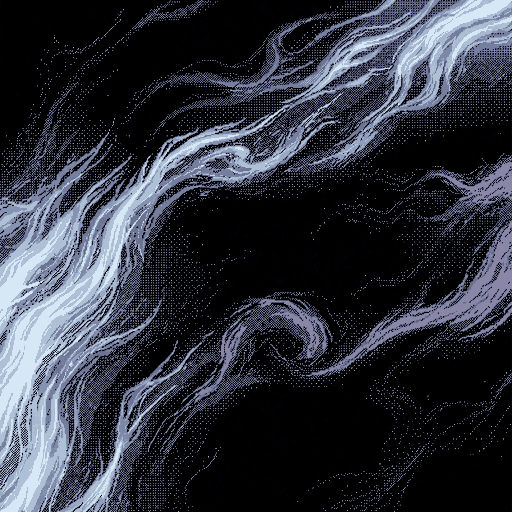
#> input picture Pause/Assets/Art/Worlds/Storm/backdrop_r3~/flow/raw/a_0.png, 512 x 512 px
$ python build_flow.py
#> lines starting #> are read from the running program, lines starting #| are printed output that depends on the picture
# Storm flow strip (soft painted pipeline): ONE PixelLab painting (raw/a_0.png, generate-image-v2 512, no style image) ->
# luminance -> alpha, downsampled to its true resolution (256: drops the dither), smooth upscale, then laid out as a
# seamless 512 x 2048 toroidal tile (sin^2 cross-fades across and down). Four variants = four arrangements of the one painting.
import numpy as np, sys
from PIL import Image
from scipy import ndimage
W, H = 512, 2048
PEAK = .42          # strongest vapour alpha (the layer tint adds x .85): subtle
def load():
    a = np.asarray(Image.open('raw/a_0.png').convert('RGB')).astype(float) / 255
    small = np.asarray(Image.fromarray((a * 255).astype(np.uint8)).resize((256, 256), Image.LANCZOS)).astype(float) / 255
    small = np.stack([ndimage.gaussian_filter(small[..., c], .7, mode='reflect') for c in range(3)], -1)
    big = np.asarray(Image.fromarray((np.clip(small, 0, 1) * 255).astype(np.uint8)).resize((512, 512), Image.BICUBIC)).astype(float) / 255
    big = np.stack([ndimage.gaussian_filter(big[..., c], 1.2, mode='reflect') for c in range(3)], -1)
    return np.clip(big, 0, 1)
def premul(rgb):
    L = rgb @ [.2126, .7152, .0722]
    t = np.clip((L - .17) / .7, 0, 1); al = t * t * (3 - 2 * t)
#> after `al = t * t * (3 - 2 * t)`:
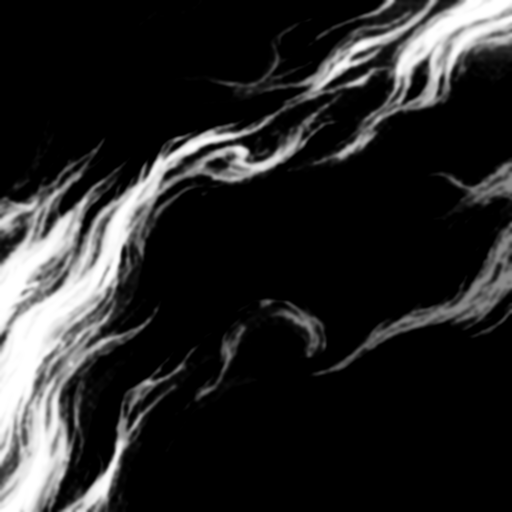
#> al: shape (512, 512) float64; min 0, max 1, mean 0.151
    return np.concatenate([rgb * al[..., None], al[..., None]], -1)
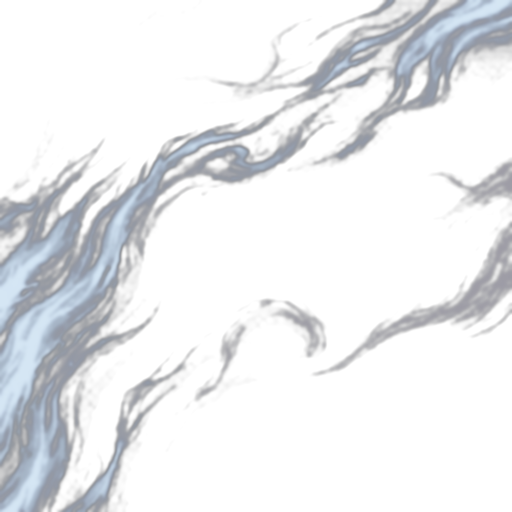
#> returned value: shape (512, 512, 4) float64; mean of channels 0, 1, 2, 3 0.0896, 0.0971, 0.11, 0.151; transparent parts drawn white
def wrapx(p):
    w = np.sin(np.pi * np.arange(p.shape[1]) / p.shape[1]) ** 2
#> w = 512 values, max 1 at index 256, min 0 at index 0, mean 0.5
    return p * w[None, :, None] + np.roll(p, p.shape[1] // 2, 1) * (1 - w)[None, :, None]
def wrapy(p):
    w = np.sin(np.pi * np.arange(p.shape[0]) / p.shape[0]) ** 2
    return p * w[:, None, None] + np.roll(p, p.shape[0] // 2, 0) * (1 - w)[:, None, None]
def build(seed):
    rng = np.random.default_rng(seed)
    P = wrapx(premul(load()))
    tiles = []
    for i in range(4):
        q = P if (i + seed) % 2 == 0 else P[::-1, ::-1]          # 180 deg turn keeps the wind's diagonal
        q = np.roll(q, int(rng.integers(0, 512)), 1)
        tiles.append(q)
#> after the loop, tiles = 4 items
    # stack with 96 px feathered overlaps (cross-fade), then make the whole column toroidal
    ov = 96; step = 512 - ov
    col = np.zeros((step * 4 + ov, 512, 4))
    wsum = np.zeros((step * 4 + ov, 1, 1))
    for i, q in enumerate(tiles):
        ramp = np.ones(512); ramp[:ov] = np.linspace(0, 1, ov); ramp[-ov:] = np.linspace(1, 0, ov)
        col[i * step:i * step + 512] += q * ramp[:, None, None]; wsum[i * step:i * step + 512] += ramp[:, None, None]
#> this loop made 4 passes
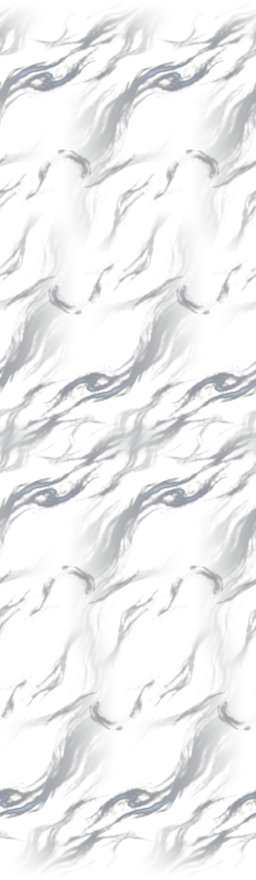
#> col: shape (1760, 512, 4) float64 (shown at 1/2 size); mean of channels 0, 1, 2, 3 0.0433, 0.0469, 0.0545, 0.0826; transparent parts drawn white
#> after the loop, wsum = 1760 values, max 1 at index 95, min 0 at index 0, mean 0.945
    col = col / np.maximum(wsum, 1e-6)
    col = np.asarray(col[:H] if col.shape[0] >= H else np.concatenate([col, col[:H - col.shape[0]]], 0))
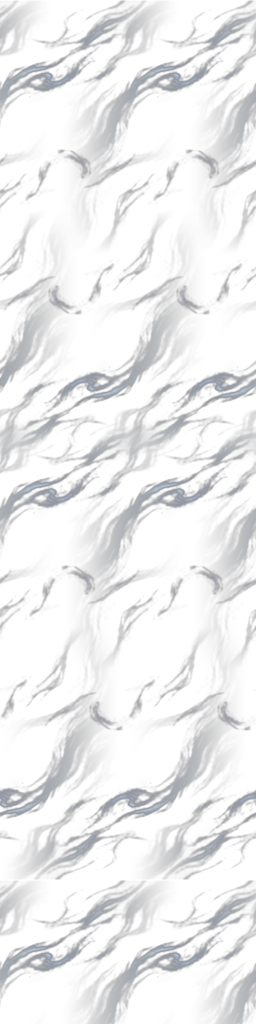
#> col: shape (2048, 512, 4) float64 (shown at 1/2 size); mean of channels 0, 1, 2, 3 0.0475, 0.0515, 0.0597, 0.09; transparent parts drawn white
    col = np.stack([np.asarray(Image.fromarray(col[..., c].astype(np.float32), 'F').resize((W, H), Image.BICUBIC)) for c in range(4)], -1)
    t = wrapy(wrapx(np.clip(col, 0, 1)))
#> in wrapy, `w = np.sin(np.pi * np.arange(p.shape[0]) / p.shape[0]) ** 2`: w = 2048 values, max 1 at index 1024, min 0 at index 0, mean 0.5
    a = np.clip(t[..., 3], 0, 1)
#> a: shape (2048, 512) float64
    rgb = np.where(a[..., None] > 1e-4, t[..., :3] / np.maximum(a[..., None], 1e-4), 0)
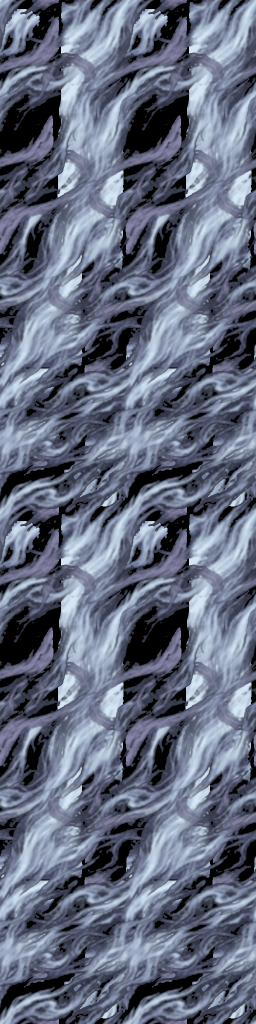
#> rgb: shape (2048, 512, 3) float64 (shown at 1/2 size); mean of channels 0, 1, 2 0.392, 0.421, 0.498; drawn as R, G, B
    # storm vapour palette: keep the painting's blue-white / lavender, pull any warm or pink hue to blue
    rgb = np.clip(rgb, 0, 1); rgb[..., 0] = np.minimum(rgb[..., 0], rgb[..., 2] * .97)
    a = a / max(a.max(), 1e-3) * PEAK
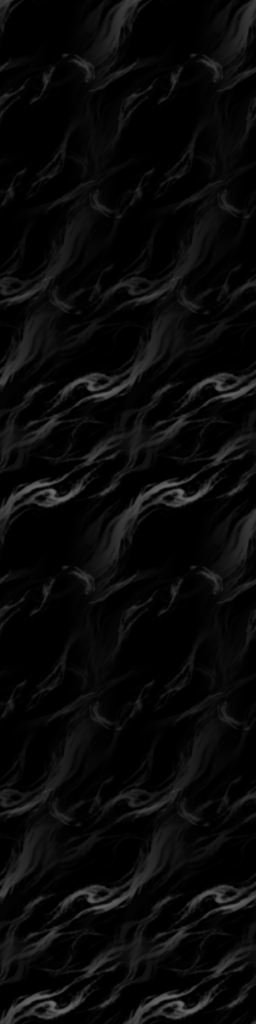
#> a: shape (2048, 512) float64 (shown at 1/2 size); min 0, max 0.42, mean 0.0381
    a = np.where(a < 2 / 255, 0, a)
    out = np.concatenate([rgb, a[..., None]], -1)
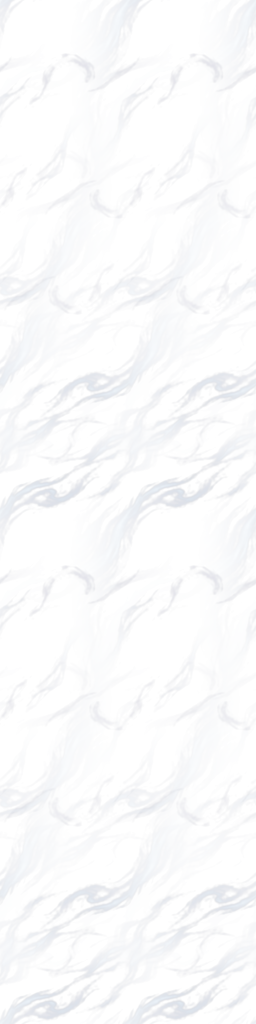
#> out: shape (2048, 512, 4) float64 (shown at 1/2 size); mean of channels 0, 1, 2, 3 0.392, 0.421, 0.498, 0.0374; transparent parts drawn white
    return Image.fromarray((out * 255 + .5).astype(np.uint8), 'RGBA')
#> returned value: PIL image 512x2048 RGBA
if __name__ == '__main__':
    for v in range(1, 5):
        build(v * 7 + 1).save(f'v{v}_flow.png'); print('v', v)
